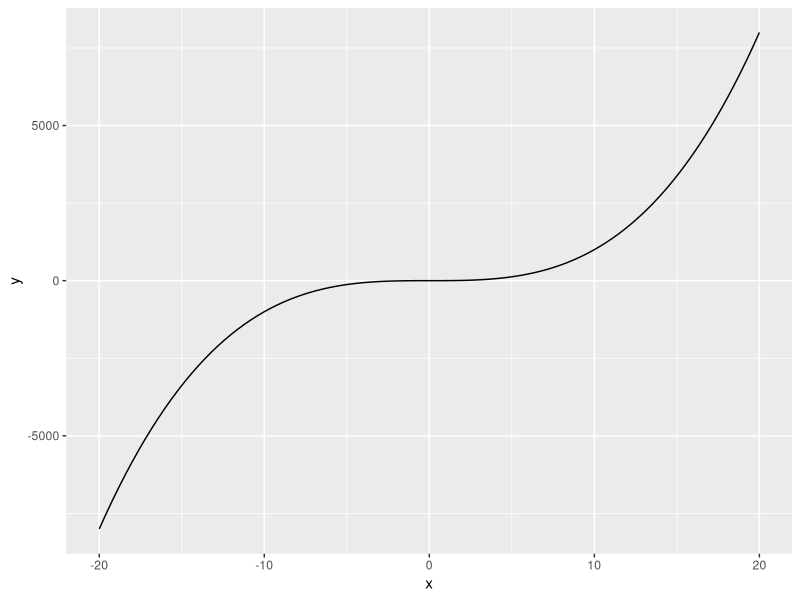
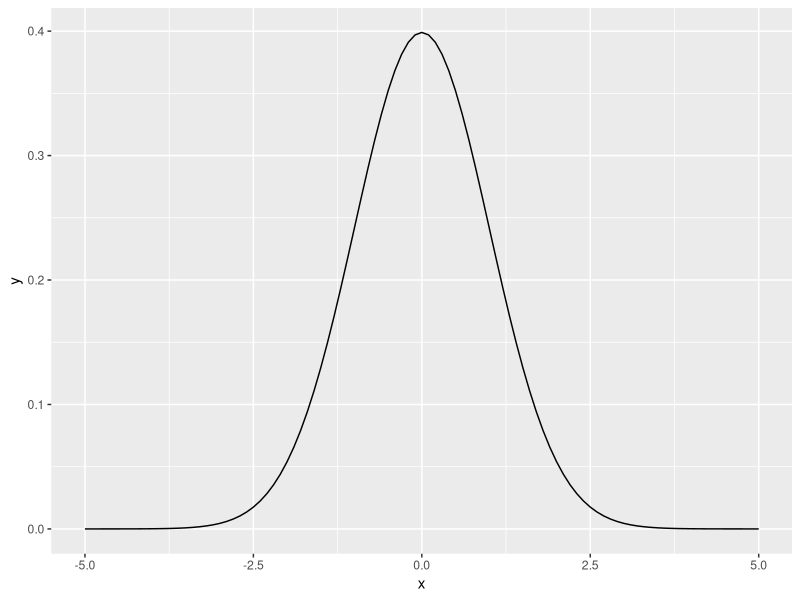
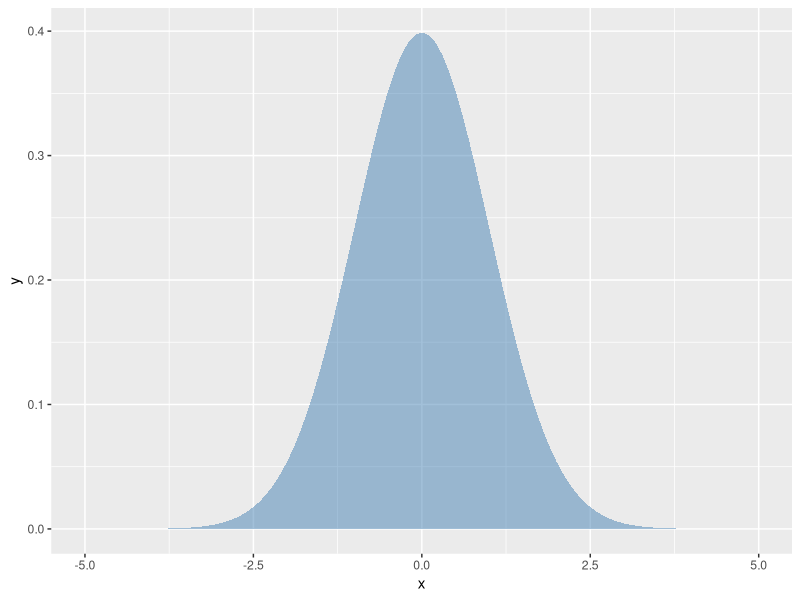
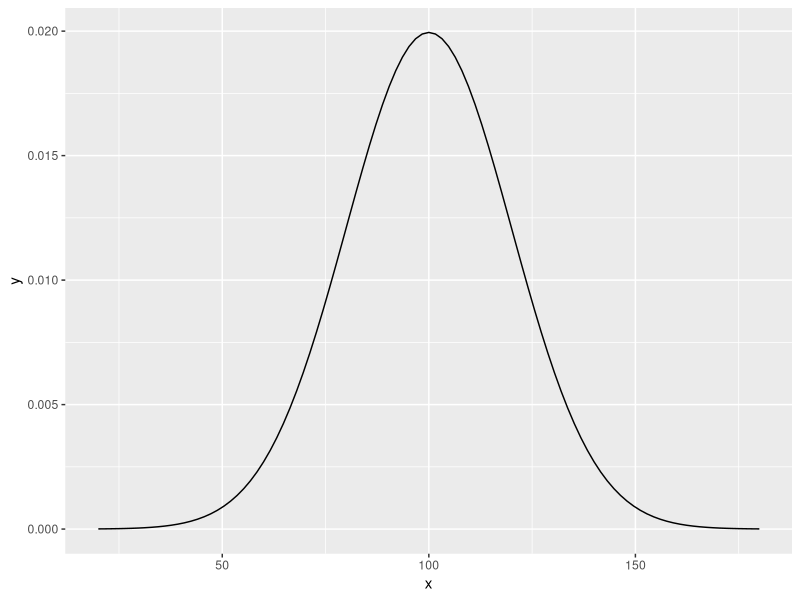
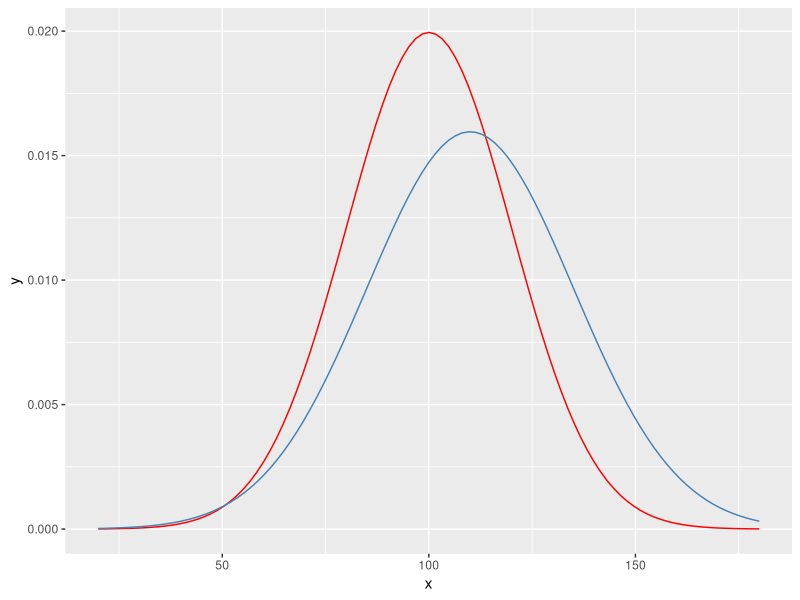
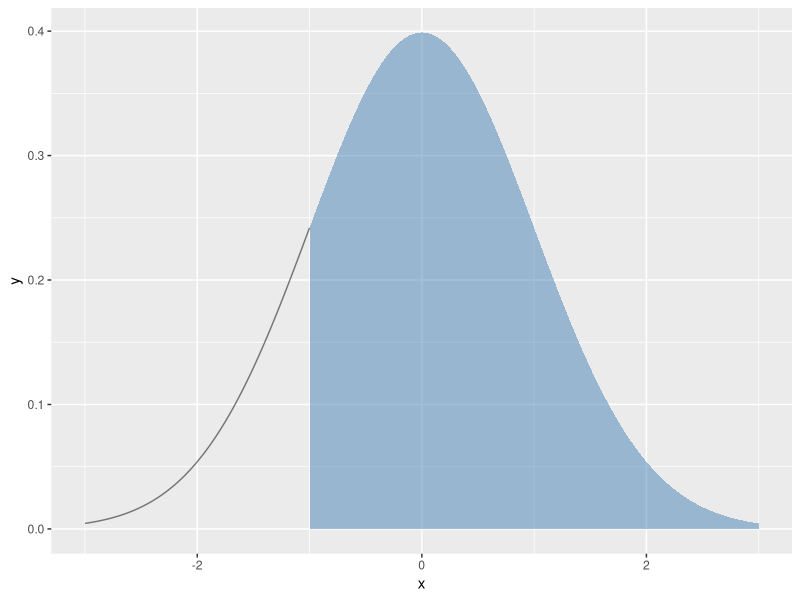

Reproduce these figures in R, in order.
library(tidyverse)


# A simple example --------------------------------------------------------
ggplot(data.frame(x = c(-20, 20)), aes(x)) +
  stat_function(
    fun = function(x) {  x**3 },
    geom = "line"
  )


# The normal distribution -------------------------------------------------
ggplot(data.frame(x = c(-5, 5)), aes(x)) +
  stat_function(
    fun = dnorm,
    geom = "line"
  )

# Area charts -------------------------------------------------------------
ggplot(data.frame(x = c(-5, 5)), aes(x)) +
  stat_function(
    fun = dnorm,
    geom = "area",
    alpha = .5,
    fill = "steelblue"
  )

# Arguments ---------------------------------------------------------------
ggplot(data.frame(x = c(20, 180)), aes(x)) +
  stat_function(
    fun = dnorm,
    geom = "line",
    args = list(
      mean = 100,
      sd = 20
    )
  )


# Layering ----------------------------------------------------------------
ggplot(data.frame(x = c(20, 180)), aes(x)) +
  stat_function(
    fun = dnorm,
    geom = "line",
    args = list(
      mean = 100,
      sd = 20
    ),
    color = "red"
  ) +
  stat_function(
    fun = dnorm,
    geom = "line",
    args = list(
      mean = 110,
      sd = 25
    ),
    color = "steelblue"
  )



# What about specific limits of a function --------------------------------
ggplot(data.frame(x = c(-5, 5)), aes(x)) +
  stat_function(
    fun = dnorm,
    geom = "line",
    alpha = .5,
    fill = "steelblue",
    xlim = c(-3, -1)
  ) +
  stat_function(
    fun = dnorm,
    geom = "area",
    alpha = .5,
    fill = "steelblue",
    xlim = c(-1, 3)
  ) +
  xlim(-3, 3)
